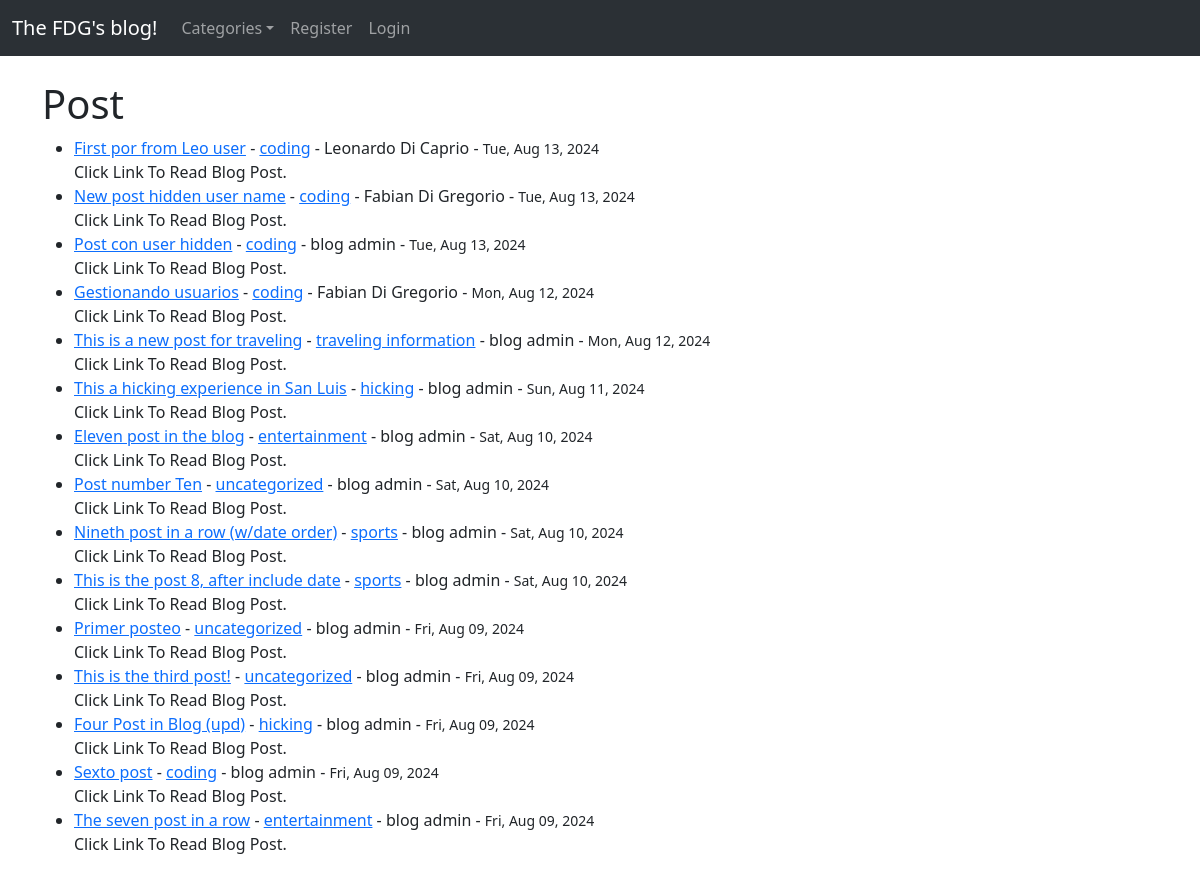
/, run on an earlier commit of the app's database.
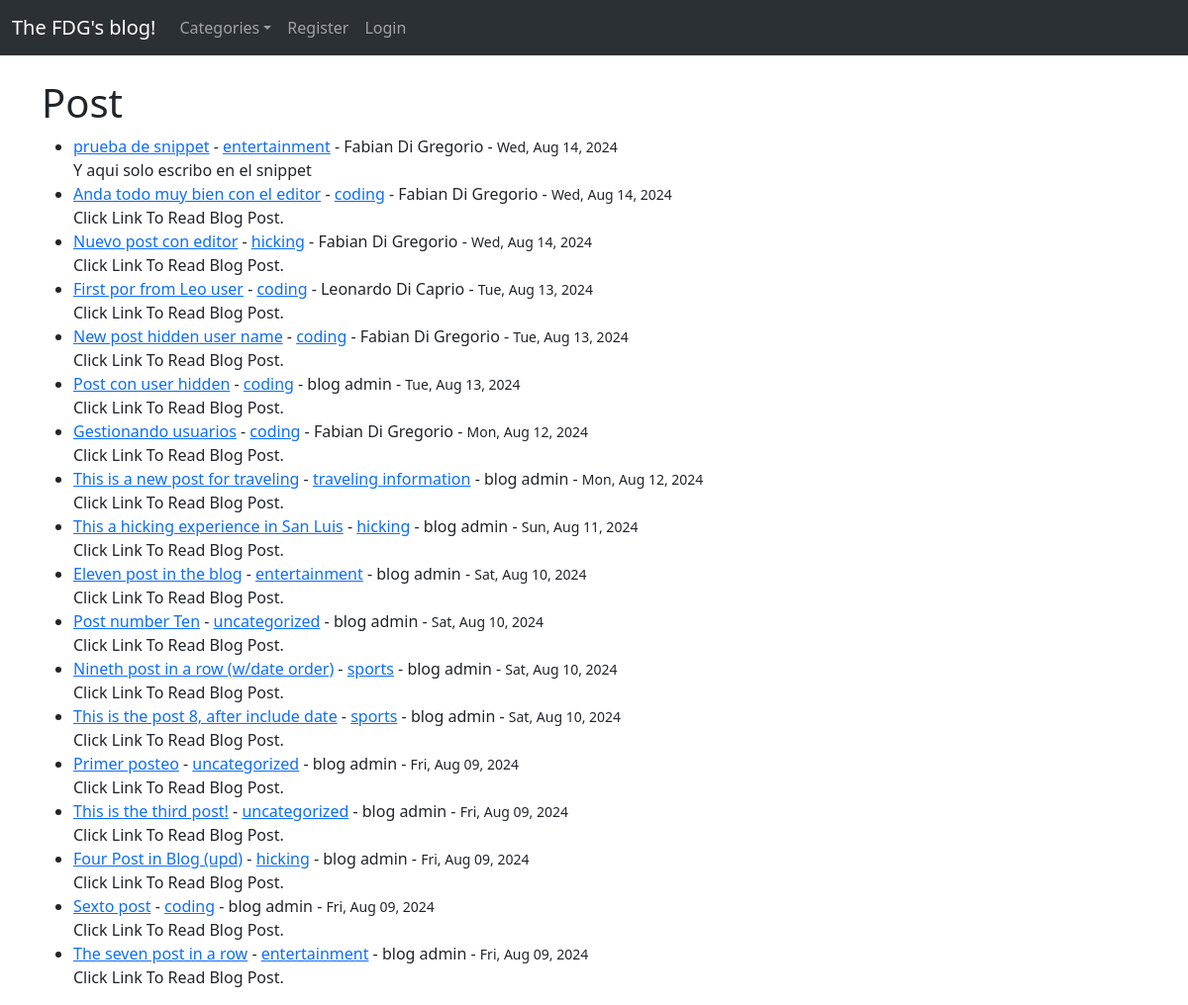
And on a later commit of the database.
### fdgblog/models.py (models this page shows, shortened)
class Post(models.Model):
    title = models.CharField(max_length=255)
    title_tag = models.CharField(max_length=255)
    author = models.ForeignKey(User, on_delete=models.CASCADE)
    content = RichTextField(blank=True, null=True)
    created = models.DateTimeField(auto_now_add=True)
    modified = models.DateTimeField(auto_now=True)
    category = models.CharField(max_length=255, default="uncategorized")
    snippet = models.CharField(max_length=255)
    def get_formatted_created(self):
        return self.created.strftime("%a, %b %d, %Y")  # Example format

### fdgblog/views.py (the view)
# urls.py: path('', HomeView.as_view(), name='home'),
class HomeView(ListView):
    model = Post
    template_name = 'home.html'
    ordering = ['-created']
    def get_context_data(self, *args, **kwargs):
        cat_menu = Category.objects.all()
        context = super(HomeView, self).get_context_data(*args, **kwargs)
        context["cat_menu"] = cat_menu
        return context

### fdgblog/models.py (called while the page is built)
    def __str__(self):
        return self.name

### fdgblog/templates/home.html (shortened to what this page needs)
{% extends 'base.html' %}
{% block content %}
    <h1>Post</h1>
    <ul>
    {% for post in object_list %}
        <li><a href="{% url 'article_details' post.pk %}">{{ post.title}}</a>
             - <a href="{% url 'categories' post.category|slugify %}">{{ post.category }}</a>
             - {{ post.author.first_name}} {{ post.author.last_name}}
             - <small>{{ post.get_formatted_created }}</small>
        <br/>
        {{ post.snippet }}
    {% endfor %}
    </ul>
{% endblock %}

### fdgblog/templates/base.html (shortened to what this page needs)
<!doctype html>
<html lang="en">
  <head>
    <link href="https://cdn.jsdelivr.net/npm/bootstrap@5.3.3/dist/css/bootstrap.min.css" rel="stylesheet">
  </head>
  <body>
    <nav class="navbar navbar-expand-lg bg-body-tertiary" data-bs-theme="dark">
        <div class="container-fluid">
          <a class="navbar-brand" href="{% url 'home' %}">The FDG's blog!</a>
          <div class="collapse navbar-collapse" id="navbarSupportedContent">
            <ul class="navbar-nav me-auto mb-2 mb-lg-0">
              {% if cat_menu %}
                <a class="nav-link dropdown-toggle" href="#" role="button" data-bs-toggle="dropdown" aria-expanded="false">Categories</a>
              {% else %}
                  <li class="nav-item">
                    <a class="nav-link" href="{% url 'categories_list' %}">Categories</a>
                  </li>
              {% endif %}
              {% if user.is_authenticated %}
                <li class="nav-item">
                  <a class="nav-link" href="{% url 'add_post' %}">Add Post</a>
                </li>
                <li class="nav-item">
                  <a class="nav-link" href="{% url 'add_category' %}">Add Category</a>
                </li>
                <li class="nav-item">
                  <a class="nav-link" href="{% url 'edit_profile' %}">Edit Profile</a>
                </li>
                <li class="nav-item">
                  <!-- Este form resuelve el problema de autenticación o logout
                   con el metodo POST y el csrf token -->
                  <form method="POST" action="{% url 'logout' %}" style="display:inline;">
                      {% csrf_token %}
                      <button type="submit" class="nav-link btn btn-link" style="border:none; cursor:pointer;">
                          Logout
                      </button>
                  </form>
                </li>
              {% else %}
                <li class="nav-item">
                  <a class="nav-link" href="{% url 'register' %}">Register</a>
                </li>
                <li class="nav-item">
                  <a class="nav-link" href="{% url 'login' %}">Login</a>
                </li>
              {% endif %}
            </ul>
          </div>
        </div>
      </nav>
    <br/>
    <div class="container">
        {% block content %}
        {% endblock %}
    </div>
  </body>
</html>

What changed in the data, as far as the page shows it:
added Post: title "prueba de snippet", category "entertainment", author.first_name "Fabian", author.last_name "Di Gregorio", get_formatted_created "Wed, Aug 14, 2024", snippet "Y aqui solo escribo en el snippet"
added Post: title "Anda todo muy bien con el editor", category "coding", author.first_name "Fabian", author.last_name "Di Gregorio", get_formatted_created "Wed, Aug 14, 2024", snippet "Click Link To Read Blog Post."
added Post: title "Nuevo post con editor", category "hicking", author.first_name "Fabian", author.last_name "Di Gregorio", get_formatted_created "Wed, Aug 14, 2024", snippet "Click Link To Read Blog Post."
